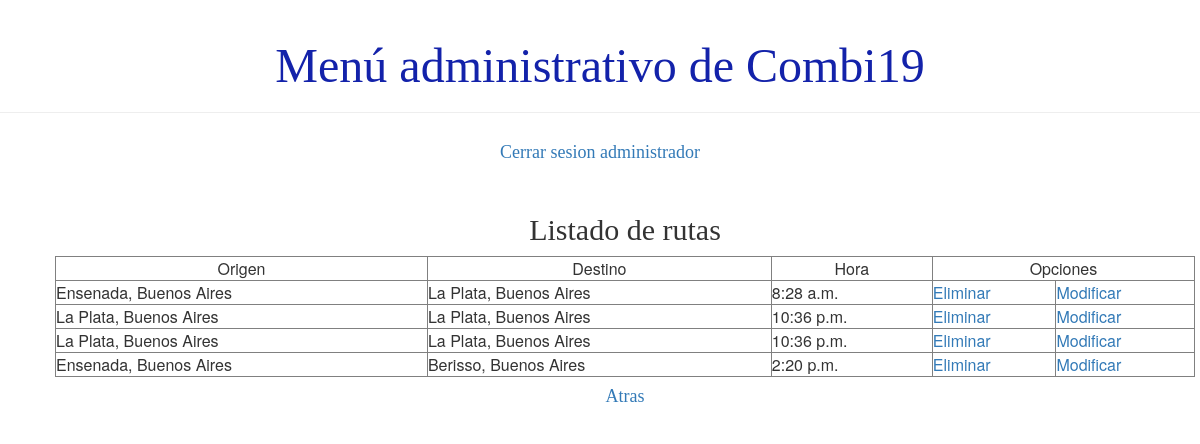
Before: /usuario/listaRuta (signed in) with the older database file.
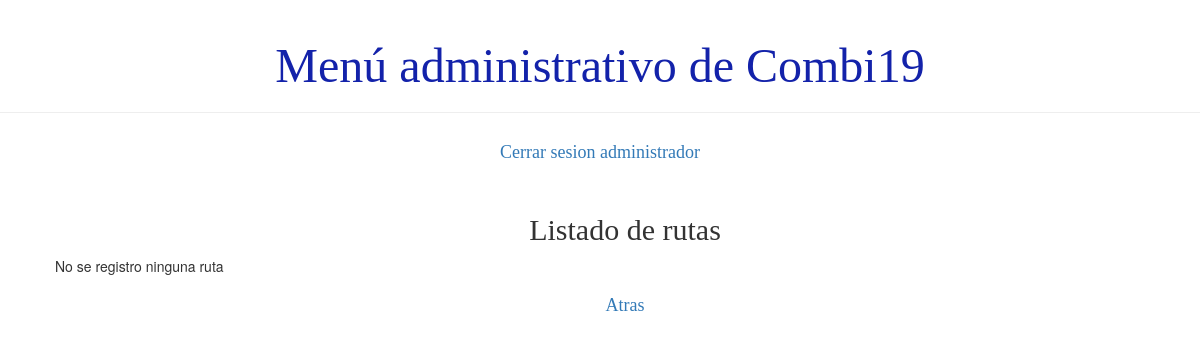
After: the same page with the newer database file.
### demo1/models.py (models this page shows, shortened)
class Ruta(models.Model):
    combi = models.ForeignKey(Combi, on_delete=models.CASCADE)
    origen = models.ForeignKey(Lugar, on_delete=models.CASCADE, related_name='origen')
    destino = models.ForeignKey(Lugar, on_delete=models.CASCADE, related_name='destino')
    hora = models.TimeField()
    distancia = models.IntegerField()
    activo = models.BooleanField(default=True)

### demo1/views.py (the view)
# urls.py: path('usuario/listaRuta',views.listado_ruta ,name='listado_ruta'),
def listado_ruta(request):
    noSePuede=False
    print (request)
    d=0
    if int(d)>0:
        noSePuede=True
    rutas=obtenerOrigenesDestino()
    paginator= Paginator(rutas, 10)
    cantidad=False if (paginator.count == 0) else True
    page_number = request.GET.get('page')
    page_obj = paginator.get_page(page_number)
    return render(request, 'demo1/listados/listado_ruta.html',{'page_obj':page_obj, 'cantidad':cantidad, 'noSePuede':noSePuede})

### demo1/views.py (called while the page is built)
def verficarRuta2(pk):
        viajes=Viaje.objects.filter(activo=True).values()
        ruta = Ruta.objects.filter(pk=pk).values()
        for v in viajes:
            if ruta[0]['id']==v['ruta_id'] and v['fecha']>=date.today():
                return False
        return True

def obtenerOrigenesDestino():
    rutas=Ruta.objects.filter(activo=True).values()
    lista=[]
    for r in rutas:
        h=verficarRuta2(int(r['id']))
        o=Lugar.objects.filter(id=r['origen_id']).values()
        d=Lugar.objects.filter(id=r['destino_id']).values()
        dic={'origen': o[0]['nombre_de_lugar']+', '+o[0]['provincia'], 'destino': d[0]['nombre_de_lugar']+', '+d[0]['provincia'], 'hora':r['hora'], 'pk':r['id'], 'sePuede':h }
        lista.append(dic)
    return lista

### demo1/templates/demo1/listados/listado_ruta.html (shortened to what this page needs)
{% extends 'demo1/base.html' %}
{% block content %}
<div class="card">
    <h2>Listado de rutas</h2>
</div>
    <div >
    <table class="tablalista" width=100% border="1">
        <tbody>
        {% if cantidad %}
            <tr>
                <td align="center">Origen</td>
                <td align="center">Destino</td>
                <td align="center">Hora</td>
                <td align="center" colspan="2">Opciones</td>
            </tr>
            {% for i in page_obj %}
                <tr>
                    <td>{{ i.origen  }}</td>
                    <td>{{ i.destino }}</td>
                    <td>{{ i.hora }}</td>
                    <td>
                        <a href="{% url 'eliminar_ruta' pk=i.pk%}">Eliminar</a></td>
                    <td>
                        {%if i.sePuede %}
                            <a href="{% url 'modificar_ruta' pk=i.pk%}">Modificar</a>
                        {% else %}
                            <a href="{% url 'listado_ruta' %}">Modificar</a>
                        {% endif %}
                    </td>
                </tr>
            {% endfor %}
        {% else %}
            <p>No se registro ninguna ruta</p>
        {% endif %}
    </tbody>
    </table>
    </div>
<div class="card"><h4><a href="{% url 'principal' %}">Atras</a></h4></div>
{% endblock %}

Changed rows visible on the page:
removed Ruta: hora "8:28 a.m."
removed Ruta: hora "10:36 p.m."
removed Ruta: hora "10:36 p.m."
removed Ruta: hora "2:20 p.m."
Other visible differences:
text no longer shown: "Origen Destino Hora Opciones"
text now shown: "No se registro ninguna ruta"
list line gone: "Ensenada, Buenos Aires La Plata, Buenos Aires Eliminar Modificar"
list line gone: "La Plata, Buenos Aires La Plata, Buenos Aires Eliminar Modificar"
list line gone: "Ensenada, Buenos Aires Berisso, Buenos Aires Eliminar Modificar"
